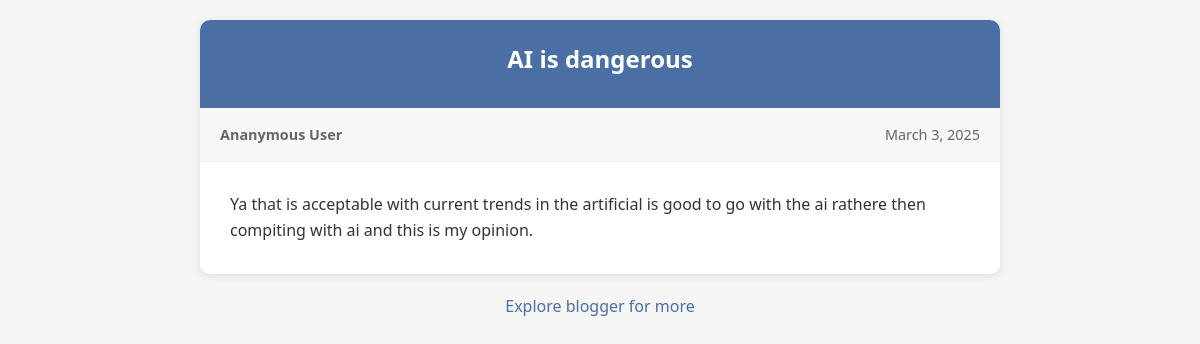
Screenshot of /blog/AI is dangerous/1/ with the database file from the repository.
### home/models.py (models this page shows, shortened)
class Blogs(models.Model):
    user_name=models.CharField(max_length=100)
    title=models.CharField(max_length=100,default='Blog')
    content =models.TextField(max_length=10000)
    date =models.DateField()
    ananymous=models.BooleanField(default=False)
    likes=models.IntegerField(default=0)
    blockcomments=models.BooleanField(default=False)
    reported=models.IntegerField(default=0)

### home/views.py (the view, shortened to what this page needs)
# urls.py: path("blog/<title>/<int:id>/",views.ananymousGetSharedblog,name="Get shared Blog"),
def ananymousGetSharedblog(request,title,id):
    data=Blogs.objects.get(id=id)
    title=title.replace('_',' ')
    if title != data.title:
        return HttpResponse('Invalid URL!')
    if isinstance(request.user, AnonymousUser):
        return render(request,'sharedBlog.html',{'blog': data })

### templates/sharedBlog.html (shortened to what this page needs)
<!DOCTYPE html>
<html lang="en">
<head>
</head>
<body>
    <div class="container">
        <header>
            <h1 class="blog-title" id="postTitle">{{blog.title}}</h1>
        </header>
        <div class="blog-meta">
            {% if blog.ananymous == True %}
            <div class="blog-author">
                <span class="author-name" id="authorName">Ananymous User</span>
            </div>
            {% else %}
            <div class="blog-author">
                <span class="author-name" id="authorName">{{blog.user_name}}</span>
            </div>
            {% endif %}
            <div class="blog-date" id="postDate">{{blog.date|date:"F j, Y"}}</div>
        </div>
        <p class="blog-content" id="postContent">{{blog.content|linebreaksbr}}</p>
    </div>
    <a href="/index" id="explore">Explore blogger for more</a>
</body>
</html>

### templates/sharedBlog.html (style rules this page uses)
* { margin: 0; padding: 0; box-sizing: border-box; }
body { font-family: 'Segoe UI', Tahoma, Geneva, Verdana, sans-serif; line-height: 1.6; color: #333; background-color: #f5f5f5; padding: 20px; }
.container { max-width: 800px; margin: 0 auto; background-color: white; border-radius: 10px; box-shadow: 0 2px 10px rgba(0, 0, 0, 0.1); overflow: hidden; }
header { background-color: #4a6fa5; color: white; padding: 20px; text-align: center; }
.blog-title { font-size: 1.5rem; margin-bottom: 10px; }
.blog-meta { display: flex; justify-content: space-between; padding: 15px 20px; background-color: #f8f8f8; border-bottom: 1px solid #eee; font-size: 0.9rem; color: #666; }
.blog-author { display: flex; align-items: center; }
.author-name { font-weight: bold; }
.blog-content { padding: 30px; }
#explore { display: block; text-align: center; margin-top: 20px; color: #4a6fa5; text-decoration: none; }

### rows the page displays
Blogs: title "AI is dangerous", date "March 3, 2025", content "Ya that is acceptable with current trends in the artificial is good to go with the ai rathere then compiting with ai and this is my opinion."
